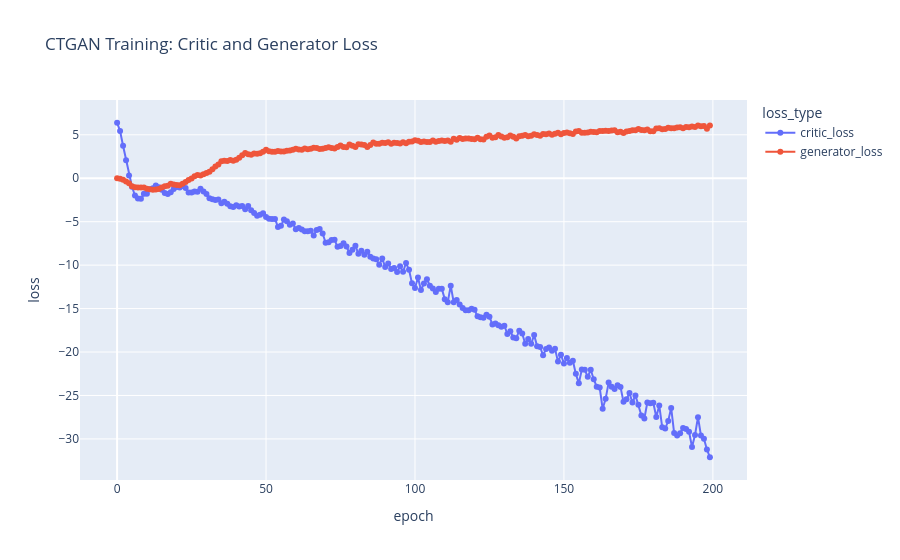

Source (notebook cell):
### Code cell
ctgan_log_df = ctgan_log_df.melt(id_vars='epoch', value_vars=['critic_loss', 'generator_loss'], var_name='loss_type', value_name='loss')
px.line(ctgan_log_df, x='epoch', y='loss', color='loss_type', markers=True, title="CTGAN Training: Critic and Generator Loss")

### Figure 1 — Plotly figure (JSON) as saved in the notebook; plotly's stock layout.template omitted (floating-point values rounded to 4 significant figures; data arrays with more than 128 entries replaced by an {"elided": "..."} marker saying what was removed)
{"data": [{"hovertemplate": "loss_type=critic_loss<br>epoch=%{x}<br>loss=%{y}<extra></extra>", "legendgroup": "critic_loss", "line": {"color": "#636efa", "dash": "solid"}, "marker": {"symbol": "circle"}, "mode": "lines+markers", "name": "critic_loss", "orientation": "v", "showlegend": true, "type": "scatter", "x": {"elided": "200 int values"}, "xaxis": "x", "y": {"elided": "200 float values"}, "yaxis": "y"}, {"hovertemplate": "loss_type=generator_loss<br>epoch=%{x}<br>loss=%{y}<extra></extra>", "legendgroup": "generator_loss", "line": {"color": "#EF553B", "dash": "solid"}, "marker": {"symbol": "circle"}, "mode": "lines+markers", "name": "generator_loss", "orientation": "v", "showlegend": true, "type": "scatter", "x": {"elided": "200 int values"}, "xaxis": "x", "y": {"elided": "200 float values"}, "yaxis": "y"}], "layout": {"legend": {"title": {"text": "loss_type"}, "tracegroupgap": 0}, "title": {"text": "CTGAN Training: Critic and Generator Loss"}, "xaxis": {"anchor": "y", "domain": [0, 1], "title": {"text": "epoch"}}, "yaxis": {"anchor": "x", "domain": [0, 1], "title": {"text": "loss"}}}}
